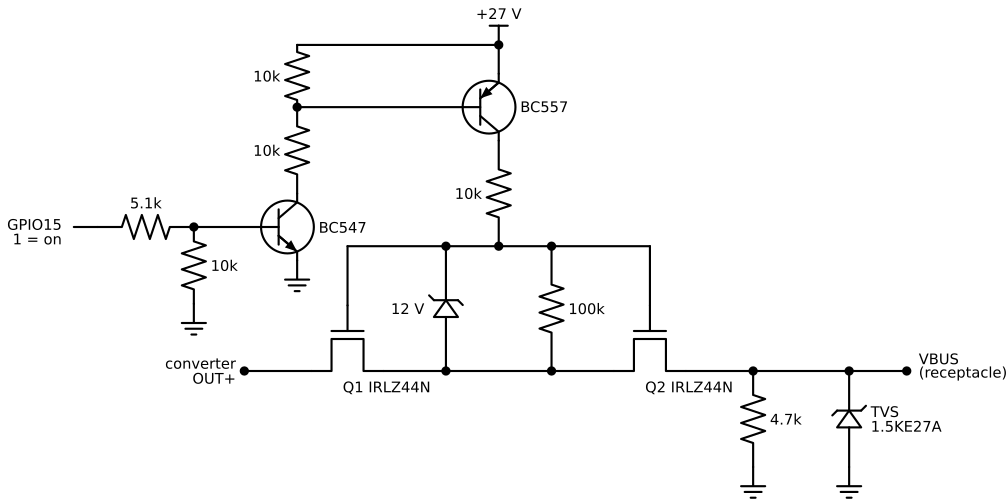

Recreate this plot in Python.
# VBUS switch: two IRLZ44N back to back, gate driven from +27 V, plus bleeder and TVS.
from common import *
with schemdraw.Drawing(file='vbus_switch.svg', show=False) as d:
    d.config(bgcolor='white')
    yg = 2.6                                    # gate bus
    d += elm.Dot().at((0, 0)).label('converter\nOUT+', loc='left')
    d += (q1 := elm.NFet().theta(90).anchor('drain').at((1.4, 0)))
    W(d, (0, 0), q1.drain)
    xs = q1.source.x + 2.4                      # common source node
    d += (q2 := elm.NFet().theta(90).flip().anchor('source').at((xs + 2.4, 0)))
    W(d, q1.source, q2.source)
    for q, n in [(q1, 'Q1'), (q2, 'Q2')]:
        d += elm.Label().at(((q.drain.x + q.source.x) / 2, -0.45)).label(n + ' IRLZ44N', loc='bottom', ofst=0)
    # zener and 100k between the gate bus and the sources
    d += elm.Dot().at((xs - 1.1, 0))
    d += elm.Zener().at((xs - 1.1, 0)).up().length(yg).label('12 V', loc='top')
    d += elm.Dot().at((xs + 1.1, 0))
    d += elm.Resistor().at((xs + 1.1, 0)).up().length(yg).label('100k', loc='bottom')
    W(d, q1.gate, (q1.gate.x, yg)); W(d, q2.gate, (q2.gate.x, yg))
    W(d, (q1.gate.x, yg), (q2.gate.x, yg))
    for x in (xs - 1.1, xs + 1.1):
        d += elm.Dot().at((x, yg))
    G = Point((xs, yg))
    d += elm.Dot().at(G)
    # high side: BC557 from +27 V through 10k into the gates
    d += elm.Resistor().at(G).up().length(2.2).label('10k')
    d += (qp := elm.BjtPnp(circle=True).theta(0).anchor('collector').label('BC557', loc='right', ofst=(0.1, 0.0)))
    ytop = qp.emitter.y + 0.6
    W(d, qp.emitter, (xs, ytop))
    d += elm.Vdd().at((xs, ytop)).label('+27 V')
    d += elm.Dot().at((xs, ytop))
    B = Point((xs - 4.2, qp.base.y))
    W(d, qp.base, B)
    d += elm.Dot().at(B)
    d += elm.Resistor().at(B).up().to((B.x, ytop)).label('10k')
    W(d, (B.x, ytop), (xs, ytop))
    # low side: BC547 from GPIO15
    d += elm.Resistor().at(B).down().length(1.8).label('10k')
    d += (qn := elm.BjtNpn(circle=True).theta(0).anchor('collector').label('BC547', loc='right', ofst=(0.1, 0.0)))
    d += elm.Ground().at(qn.emitter)
    N = Point((qn.base.x - 1.4, qn.base.y))
    W(d, qn.base, N)
    d += elm.Dot().at(N)
    d += elm.Resistor().at(N).down().length(1.6).label('10k', loc='bottom')
    d += elm.Ground()
    d += elm.Resistor().at(N).left().length(2.0).label('5.1k')
    d += (lg := elm.Line().left().length(0.5))
    lab(d, lg.end, 'GPIO15\n1 = on', loc='left')
    # VBUS side: bleeder, TVS, receptacle
    xv = q2.drain.x + 1.4
    W(d, q2.drain, (xv, 0))
    d += elm.Dot().at((xv, 0))
    d += elm.Resistor().at((xv, 0)).down().length(2.0).label('4.7k', loc='bottom')
    d += elm.Ground()
    xt = xv + 2.0
    W(d, (xv, 0), (xt, 0))
    d += elm.Dot().at((xt, 0))
    d += elm.Zener().at((xt, 0)).down().reverse().length(2.0).label('TVS\n1.5KE27A', loc='bottom')
    d += elm.Ground()
    d += elm.Line().at((xt, 0)).right().length(1.2)
    d += (o := elm.Dot())
    lab(d, o.center, 'VBUS\n(receptacle)', loc='right')
